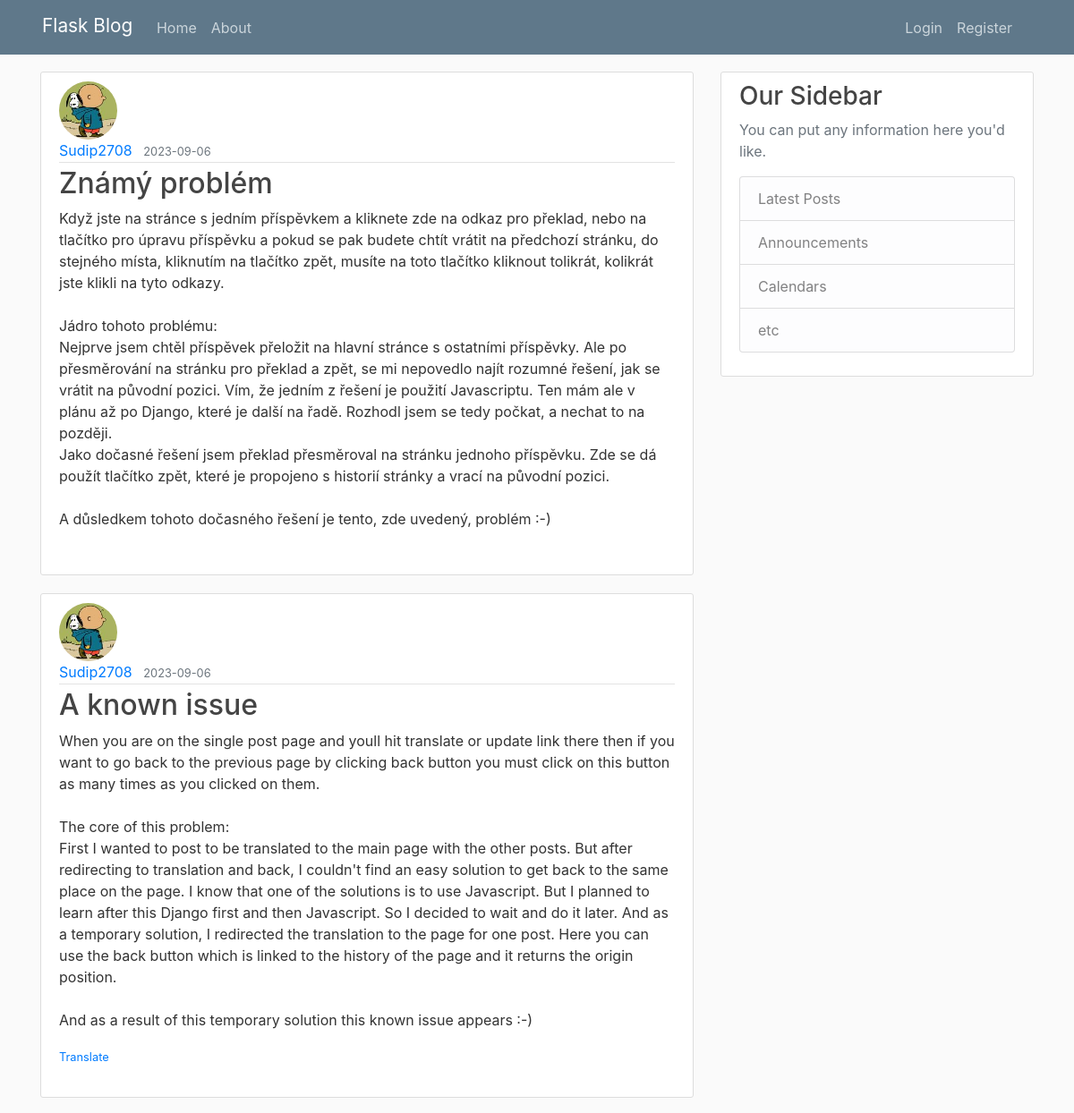
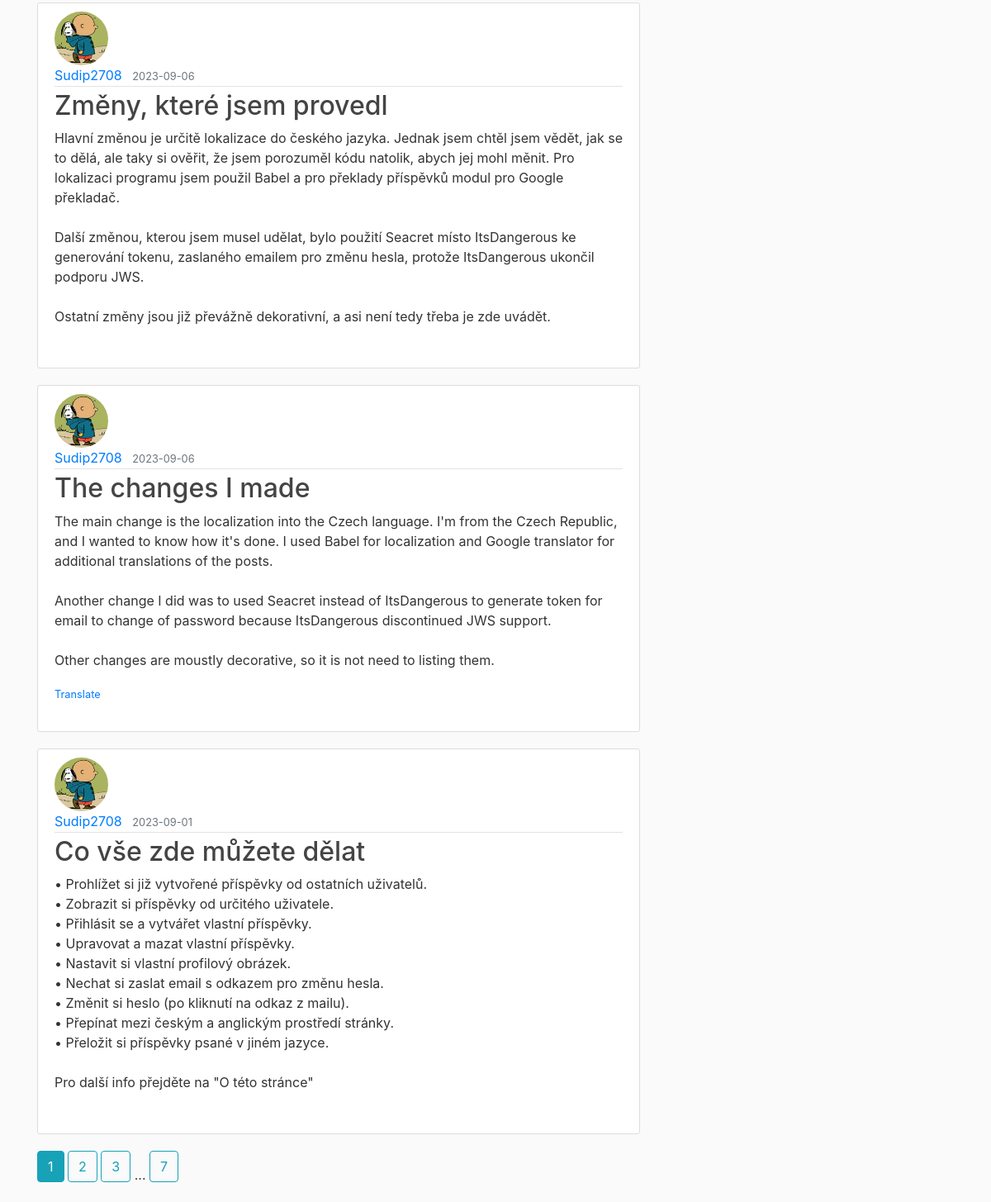
Page /home on the earlier database version (2 pictures, top to bottom).
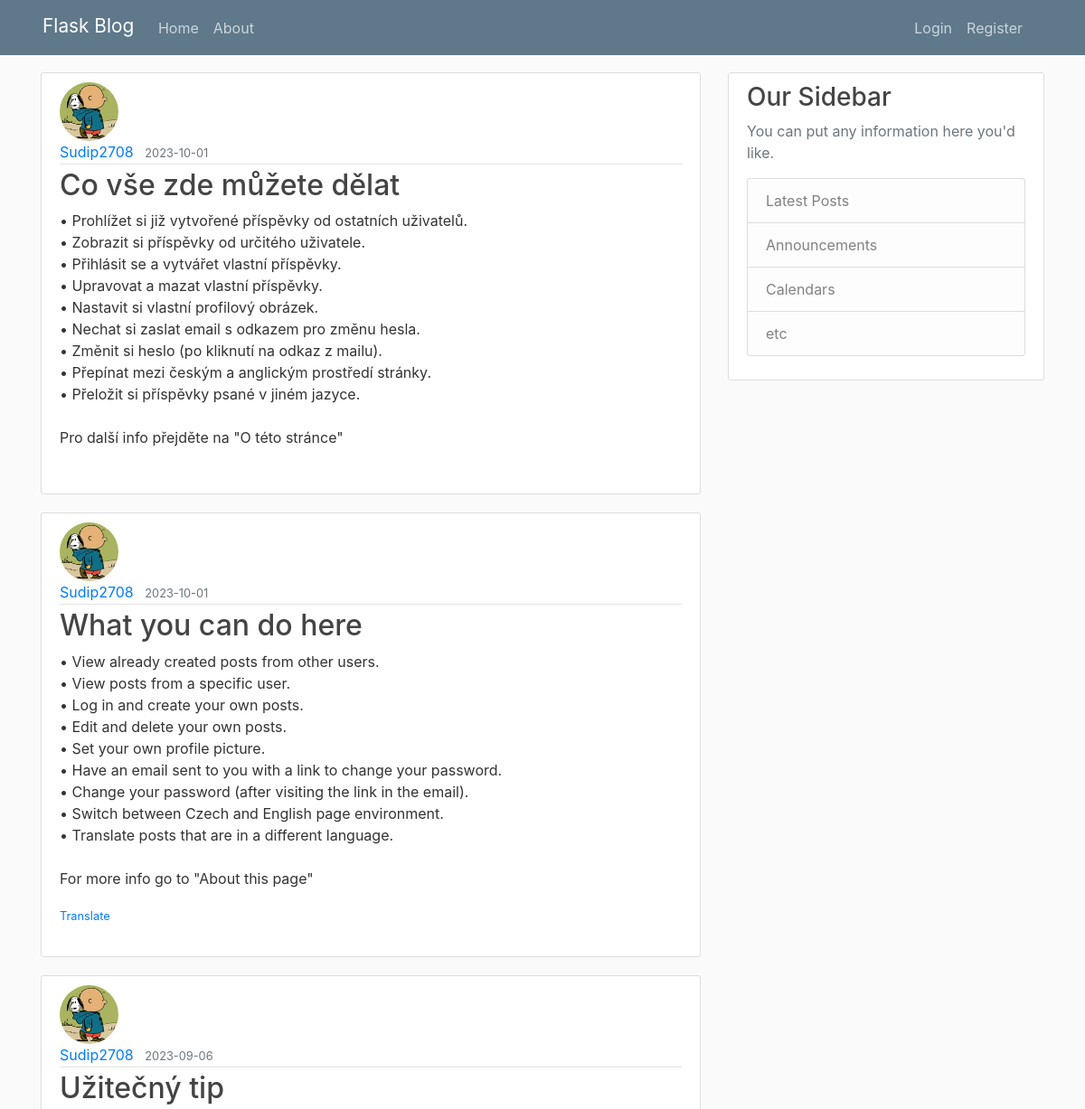
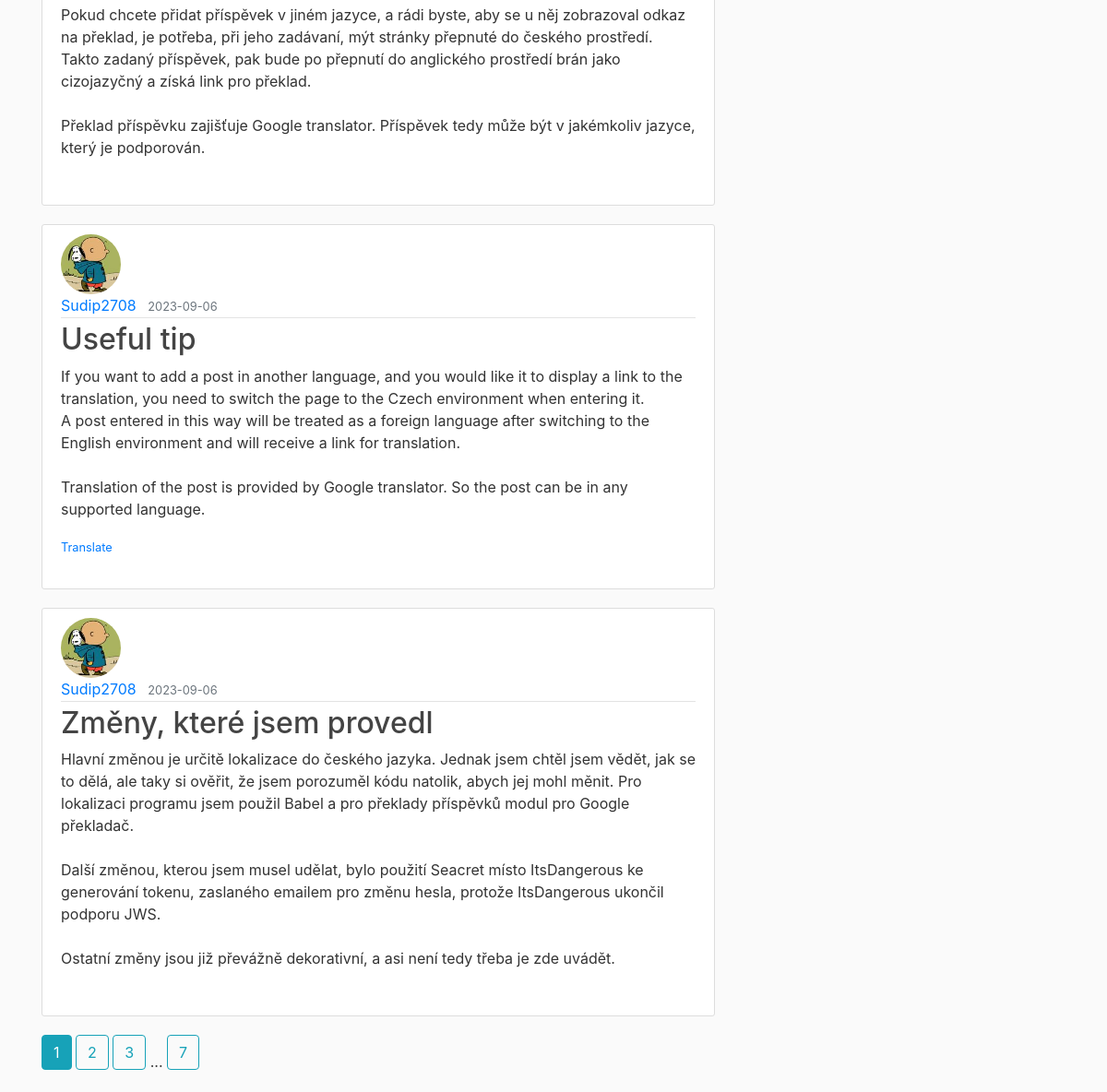
Same page on the later database version (2 pictures, top to bottom).
### flaskblog/db_models.py (models this page shows, shortened)
class Post(db.Model):
    id = db.Column(
        db.Integer,
        primary_key=True
    )
    title = db.Column(
        db.String(100),
        nullable=False
    )
    date_posted = db.Column(
        db.DateTime,
        nullable=False,
        default=datetime.utcnow
    )
    content = db.Column(
        db.Text,
        nullable=False
    )
    author_id = db.Column(
        db.Integer,
        db.ForeignKey('user.id'),
        nullable=False
    )
    language = db.Column(
        db.Text,
        nullable=False
    )

class User(db.Model, UserMixin):
    id = db.Column(
        db.Integer,
        primary_key=True
    )
    username = db.Column(
        db.String(20),
        unique=True,
        nullable=False
    )
    email = db.Column(
        db.String(120),
        unique=True,
        nullable=False
    )
    profile_picture = db.Column(
        db.String(20),
        nullable=False,
        default='default.jpg'
    )
    password = db.Column(
        db.String(60),
        nullable=False
    )
    posts = db.relationship(
        'Post',
        backref='author',
        lazy=True
    )

### flaskblog/main/routes.py (the view)
@main.route("/")
@main.route("/home")
def home():
    page = request.args.get('page', 1, type=int)
    posts = Post.query\
        .order_by(Post.date_posted.desc())\
        .paginate(page=page, per_page=5)
    translate = Locale.post_to_translate[:]
    if translate != [None]:
        Locale.post_to_translate = [None]
    return render_template('main_home.html',
        posts=posts,
        language=Locale.current.language,
        translate=translate
    )

### flaskblog/__init__.py (called while the page is built)
def get_locale():
    return Locale.current

### flaskblog/templates/main_home.html
{% extends "layout.html" %}
{% block content %}
    {% for post in posts.items %}
        <article class="media content-section">
            <div class="media-body mb-4">
                <img class="rounded-circle article-img"
                     src="{{ url_for('static', filename='profile_pictures/' + post.author.profile_picture) }}">
                <div class="article-metadata">
                    <a id={{ post.id }} class="mr-2"
                       href="{{ url_for('posts.user_posts', username=post.author.username) }}">
                        {{ post.author.username }}
                    </a>
                    <small class="text-muted">{{ post.date_posted.strftime("%Y-%m-%d") }}</small>
                </div>
                {% if translate[0] == post.id %}
                    <h2><a class="article-title" href="{{ url_for('posts.post', post_id=post.id) }}">
                        {{ translate[1] }}</a>
                    </h2>
                    <p class="article-content">{{ translate[2] }}</p>
                {% else %}
                    <h2><a class="article-title" href="{{ url_for('posts.post', post_id=post.id) }}">
                        {{ post.title }}</a>
                    </h2>
                    <p class="article-content">{{ post.content }}</p>
                {% endif %}
                {% if post.language != language %}
                    <small class="text-muted">
                        <a href="{{ url_for('main.translate', post_id=post.id) }}">{{ _("Translate") }}</a>
                    </small>
                {% endif %}
            </div>
        </article>
    {% endfor %}
    {% for page_num in posts.iter_pages(left_edge=1, right_edge=1, left_current=1, right_current=2) %}
        {% if page_num %}
            {% if posts.page == page_num %}
                <a class="btn btn-info mb-4" href="{{ url_for('main.home', page=page_num) }}">{{ page_num }}</a>
            {% else %}
                <a class="btn btn-outline-info mb-4" href="{{ url_for('main.home', page=page_num) }}">{{ page_num }}</a>
            {% endif %}
        {% else %}
            ...
        {% endif %}
    {% endfor %}
{% endblock content %}

### flaskblog/templates/layout.html (shortened to what this page needs)
<!DOCTYPE html>
<html>
<head>
    <link rel="stylesheet" href="https://maxcdn.bootstrapcdn.com/bootstrap/4.0.0/css/bootstrap.min.css"
>
    <link rel="stylesheet" type="text/css" href="{{ url_for('static', filename='main.css') }}">
    <link rel="stylesheet" href="https://cdn.jsdelivr.net/gh/lipis/flag-icons@6.11.0/css/flag-icons.min.css">
</head>
<body>
    <header class="site-header">
        <nav class="navbar navbar-expand-md navbar-dark bg-steel fixed-top">
            <div class="container">
                <a class="navbar-brand fs" href="/">{{ _("Flask Blog") }}</a>
                <div class="collapse navbar-collapse" id="navbarToggle">
                    <div class="navbar-nav mr-auto">
                        <a class="nav-item nav-link" href="{{ url_for('main.home') }}">{{ _("Home") }}</a>
                        <a class="nav-item nav-link" href="{{ url_for('main.about') }}">{{ _("About") }}</a>
                    </div>
                    <div class="navbar-nav">
                        {% if current_user.is_authenticated %}
                            <a class="nav-item nav-link" href="{{ url_for('posts.new_post') }}">{{ _("New Post") }}</a>
                            <a class="nav-item nav-link" href="{{ url_for('users.account') }}">{{ _("Account") }}</a>
                            <a class="nav-item nav-link" href="{{ url_for('users.logout') }}">{{ _("Logout") }}</a>
                        {% else %}
                            <a class="nav-item nav-link" href="{{ url_for('users.login') }}">{{ _("Login") }}</a>
                            <a class="nav-item nav-link" href="{{ url_for('users.register') }}">{{ _("Register") }}</a>
                        {% endif %}
                    </div>
                    <div class="d-none d-md-block">
                    </div>
                </div>
            </div>
        </nav>
    </header>
    <main role="main" class="container">
        <div class="row">
            <div class="col-md-8">
                {% block content %}
                {% endblock %}
            </div>
            {% include "layout_side_panel.html" %}
        </div>
    </main>
</body>
</html>

### flaskblog/templates/layout_side_panel.html
<div class="col-md-4">
    <div class="content-section">
        {% if links %}
            <div class="article-metadata mb-3">
                <h3 class="mt-2 mb-3">{{ _("Links") }}</h3>
                <p class="text-muted">{{ _("Here are some links you might find useful.") }}</p>
            </div>
            <div class="article-metadata mb-3">
                {% if language == "en" %}
                    <p><a href={{ url_for('posts.post', post_id='34') }} >What you can do here?</a></p>
                    <p><a href={{ url_for('posts.post', post_id='32') }} >Useful tip</a></p>
                    <p><a href={{ url_for('posts.post', post_id='30') }} >The changes I made</a></p>
                    <p><a href={{ url_for('posts.post', post_id='28') }} >A known issue</a></p>
                {% else %}
                    <p><a href={{ url_for('posts.post', post_id='35') }} >Co zde můžete dělat?</a></p>
                    <p><a href={{ url_for('posts.post', post_id='33') }} >Užitečný tip</a></p>
                    <p><a href={{ url_for('posts.post', post_id='31') }} >Změny, které jsem provedl</a></p>
                    <p><a href={{ url_for('posts.post', post_id='29') }} >Známá chyba</a></p>
                {% endif %}
            </div>
            {% for name, url, trgt, description in links %}
                <p>
                    <a href={{ url }} target={{ trgt }}>{{ name }}</a><br>
                    <small class="text-muted">{{ description }}</small>
                </p>
            {% endfor %}
        {% else %}
            {% if current_user.is_authenticated %}
                <div class="article-metadata mb-3">
                    <div class="row">
                        <img class="account-img rounded ml-3 mb-3 mt-2"
                             src="{{ url_for('static', filename='profile_pictures/' + current_user.profile_picture) }}">
                        <a class="align-self-end sp-name mb-3"
                           href="{{ url_for('posts.user_posts', username=current_user.username) }}">
                            {{ current_user.username }}
                        </a>
                    </div>
                </div>
                {% include "layout_side_panel_old.html" %}
            {% else %}
                {% include "layout_side_panel_old.html" %}
            {% endif %}
        {% endif %}
    </div>
</div>

### flaskblog/templates/layout_side_panel_old.html
<h3>{{ _("Our Sidebar") }}</h3>
<p class="text-muted">{{ _("You can put any information here you'd like.") }}
    <ul class="list-group">
        <li class="list-group-item list-group-item-light">{{ _("Latest Posts") }}</li>
        <li class="list-group-item list-group-item-light">{{ _("Announcements") }}</li>
        <li class="list-group-item list-group-item-light">{{ _("Calendars") }}</li>
        <li class="list-group-item list-group-item-light">{{ _("etc") }}</li>
    </ul>
</p>

### flaskblog/static/main.css (style rules this page uses)
.fs { font-size: 1.3em; margin: 0em 0.9em 0.2em 0.1em; }
body { background: #fafafa; color: #333333; margin-top: 5rem; }
h1, h2, h3, h4, h5, h6 { color: #444444; }
.bg-steel { background-color: #5f788a; }
.site-header .navbar-nav .nav-link { color: #cbd5db; }
.content-section { background: #ffffff; padding: 10px 20px; border: 1px solid #dddddd; border-radius: 3px; margin-bottom: 20px; }
.article-title { color: #444444; }
.article-content { white-space: pre-line; }
.article-img { height: 65px; width: 65px; margin-right: 16px; }
.article-metadata { padding-bottom: 1px; margin-bottom: 4px; border-bottom: 1px solid #e3e3e3 }

Differences in the rows shown:
no longer on this page (row unchanged): Post: profile_picture (picture), author.username "Sudip2708", date_posted "2023-09-06", title "The changes I made", content "The main change is the localization into the Czech language. I'm from the Czech Republic, and I wanted to know how it's done. I used Babel for localization and Google translator for additional translations of the posts. Another change I did was to used Seacret instead of ItsDangerous to generate token for email to change of password because ItsDangerous discontinued JWS support. Other changes are moustly decorative, so it is not need to listing them."
no longer on this page (row edited): Post: profile_picture (picture), author.username "Sudip2708", date_posted "2023-09-01", title "Co vše zde můžete dělat", content "• Prohlížet si již vytvořené příspěvky od ostatních uživatelů. • Zobrazit si příspěvky od určitého uživatele. • Přihlásit se a vytvářet vlastní příspěvky. • Upravovat a mazat vlastní příspěvky. • Nastavit si vlastní profilový obrázek. • Nechat si zaslat email s odkazem pro změnu hesla. • Změnit si heslo (po kliknutí na odkaz z mailu). • Přepínat mezi českým a anglickým prostředí stránky. • Přeložit si příspěvky psané v jiném jazyce. Pro další info přejděte na \"O této stránce\""
added Post: profile_picture (picture), author.username "Sudip2708", date_posted "2023-10-01", title "Co vše zde můžete dělat", content "• Prohlížet si již vytvořené příspěvky od ostatních uživatelů. • Zobrazit si příspěvky od určitého uživatele. • Přihlásit se a vytvářet vlastní příspěvky. • Upravovat a mazat vlastní příspěvky. • Nastavit si vlastní profilový obrázek. • Nechat si zaslat email s odkazem pro změnu hesla. • Změnit si heslo (po kliknutí na odkaz z mailu). • Přepínat mezi českým a anglickým prostředí stránky. • Přeložit si příspěvky psané v jiném jazyce. Pro další info přejděte na \"O této stránce\""
added Post: profile_picture (picture), author.username "Sudip2708", date_posted "2023-10-01", title "What you can do here", content "• View already created posts from other users. • View posts from a specific user. • Log in and create your own posts. • Edit and delete your own posts. • Set your own profile picture. • Have an email sent to you with a link to change your password. • Change your password (after visiting the link in the email). • Switch between Czech and English page environment. • Translate posts that are in a different language. For more info go to \"About this page\""
changed Post: title "Známý problém" → "Užitečný tip"; content "Když jste na stránce s jedním příspěvkem a kliknete zde na odkaz pro překlad, nebo na tlačítko pro úpravu příspěvku a pokud se pak budete chtít vrátit na předchozí stránku, do stejného místa, kliknutím na tlačítko zpět, musíte na toto tlačítko kliknout tolikrát, kolikrát jste klikli na tyto odkazy. Jádro tohoto problému: Nejprve jsem chtěl příspěvek přeložit na hlavní stránce s ostatními příspěvky. Ale po přesměrování na stránku pro překlad a zpět, se mi nepovedlo najít rozumné řešení, jak se vrátit na původní pozici. Vím, že jedním z řešení je použití Javascriptu. Ten mám ale v plánu až po Django, které je další na řadě. Rozhodl jsem se tedy počkat, a nechat to na později. Jako dočasné…" → "Pokud chcete přidat příspěvek v jiném jazyce, a rádi byste, aby se u něj zobrazoval odkaz na překlad, je potřeba, při jeho zadávaní, mýt stránky přepnuté do českého prostředí. Takto zadaný příspěvek, pak bude po přepnutí do anglického prostředí brán jako cizojazyčný a získá link pro překlad. Překlad příspěvku zajišťuje Google translator. Příspěvek tedy může být v jakémkoliv jazyce, který je podporován."
changed Post: title "A known issue" → "Useful tip"; content "When you are on the single post page and youll hit translate or update link there then if you want to go back to the previous page by clicking back button you must click on this button as many times as you clicked on them. The core of this problem: First I wanted to post to be translated to the main page with the other posts. But after redirecting to translation and back, I couldn't find an easy solution to get back to the same place on the page. I know that one of the solutions is to use Javascript. But I planned to learn after this Django first and then Javascript. So I decided to wait and do it later. And as a temporary solution, I redirected the translation to the page for one post.…" → "If you want to add a post in another language, and you would like it to display a link to the translation, you need to switch the page to the Czech environment when entering it. A post entered in this way will be treated as a foreign language after switching to the English environment and will receive a link for translation. Translation of the post is provided by Google translator. So the post can be in any supported language."
